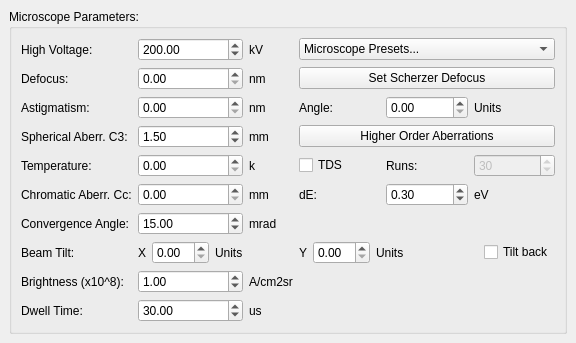
<?xml version="1.0" encoding="UTF-8"?>
<ui version="4.0">
 <class>DockWidget</class>
 <widget class="QDockWidget" name="DockWidget">
  <property name="geometry">
   <rect>
    <x>0</x>
    <y>0</y>
    <width>509</width>
    <height>343</height>
   </rect>
  </property>
  <property name="features">
   <set>QDockWidget::DockWidgetClosable|QDockWidget::DockWidgetMovable</set>
  </property>
  <property name="windowTitle">
   <string>Microscope</string>
  </property>
  <widget class="QWidget" name="dockWidgetContents">
   <layout class="QGridLayout" name="gridLayout">
    <item row="0" column="0">
     <widget class="QGroupBox" name="MicroscopeConfig">
      <property name="title">
       <string>Microscope Parameters:</string>
      </property>
      <property name="alignment">
       <set>Qt::AlignLeading|Qt::AlignLeft|Qt::AlignTop</set>
      </property>
      <layout class="QGridLayout" name="gridLayout_4">
       <item row="0" column="3">
        <widget class="QLabel" name="label_33">
         <property name="text">
          <string>High Voltage:</string>
         </property>
        </widget>
       </item>
       <item row="1" column="3">
        <widget class="QLabel" name="label_34">
         <property name="text">
          <string>Defocus:</string>
         </property>
        </widget>
       </item>
       <item row="2" column="3">
        <widget class="QLabel" name="label_35">
         <property name="text">
          <string>Astigmatism:</string>
         </property>
        </widget>
       </item>
       <item row="3" column="3">
        <widget class="QLabel" name="label_36">
         <property name="text">
          <string>Spherical Aberr. C3:</string>
         </property>
        </widget>
       </item>
       <item row="4" column="3">
        <widget class="QLabel" name="label_37">
         <property name="text">
          <string>Temperature:</string>
         </property>
        </widget>
       </item>
       <item row="5" column="3">
        <widget class="QLabel" name="label_38">
         <property name="text">
          <string>Chromatic Aberr. Cc:</string>
         </property>
        </widget>
       </item>
       <item row="6" column="3">
        <widget class="QLabel" name="label_39">
         <property name="text">
          <string>Convergence Angle:</string>
         </property>
        </widget>
       </item>
       <item row="8" column="3">
        <widget class="QLabel" name="label_40">
         <property name="text">
          <string>Beam Tilt:</string>
         </property>
        </widget>
       </item>
       <item row="0" column="5">
        <widget class="QLabel" name="label_41">
         <property name="text">
          <string>kV</string>
         </property>
        </widget>
       </item>
       <item row="1" column="5">
        <widget class="QLabel" name="label_42">
         <property name="text">
          <string>nm</string>
         </property>
        </widget>
       </item>
       <item row="2" column="5">
        <widget class="QLabel" name="label_43">
         <property name="text">
          <string>nm</string>
         </property>
        </widget>
       </item>
       <item row="3" column="5">
        <widget class="QLabel" name="label_44">
         <property name="text">
          <string>mm</string>
         </property>
        </widget>
       </item>
       <item row="4" column="5">
        <widget class="QLabel" name="label_45">
         <property name="text">
          <string>k</string>
         </property>
        </widget>
       </item>
       <item row="5" column="5">
        <widget class="QLabel" name="label_46">
         <property name="text">
          <string>mm</string>
         </property>
        </widget>
       </item>
       <item row="6" column="5">
        <widget class="QLabel" name="label_47">
         <property name="text">
          <string>mrad</string>
         </property>
        </widget>
       </item>
       <item row="9" column="5">
        <widget class="QLabel" name="label_48">
         <property name="text">
          <string>A/cm2sr</string>
         </property>
        </widget>
       </item>
       <item row="9" column="3">
        <widget class="QLabel" name="label_49">
         <property name="text">
          <string>Brightness (x10^8):</string>
         </property>
        </widget>
       </item>
       <item row="10" column="3">
        <widget class="QLabel" name="label_50">
         <property name="text">
          <string>Dwell Time:</string>
         </property>
        </widget>
       </item>
       <item row="10" column="5">
        <widget class="QLabel" name="label_51">
         <property name="text">
          <string>us</string>
         </property>
        </widget>
       </item>
       <item row="1" column="7">
        <widget class="QPushButton" name="pushButton_5">
         <property name="text">
          <string>Set Scherzer Defocus</string>
         </property>
        </widget>
       </item>
       <item row="3" column="4">
        <widget class="QDoubleSpinBox" name="Cs">
         <property name="maximum">
          <double>200000.000000000000000</double>
         </property>
         <property name="value">
          <double>1.500000000000000</double>
         </property>
        </widget>
       </item>
       <item row="2" column="7">
        <layout class="QHBoxLayout" name="horizontalLayout_23">
         <item>
          <widget class="QLabel" name="label_52">
           <property name="text">
            <string>Angle:</string>
           </property>
          </widget>
         </item>
         <item>
          <widget class="QDoubleSpinBox" name="AstigmatismAngle"/>
         </item>
         <item>
          <widget class="QLabel" name="label_53">
           <property name="text">
            <string>Units</string>
           </property>
          </widget>
         </item>
        </layout>
       </item>
       <item row="3" column="7">
        <widget class="QPushButton" name="pushButton_6">
         <property name="text">
          <string>Higher Order Aberrations</string>
         </property>
        </widget>
       </item>
       <item row="4" column="7">
        <layout class="QHBoxLayout" name="horizontalLayout_24">
         <item>
          <widget class="QCheckBox" name="TDSCheck">
           <property name="text">
            <string>TDS</string>
           </property>
           <property name="checked">
            <bool>false</bool>
           </property>
          </widget>
         </item>
         <item>
          <widget class="QLabel" name="label_54">
           <property name="text">
            <string>Runs:</string>
           </property>
          </widget>
         </item>
         <item>
          <widget class="QSpinBox" name="TDSRuns">
           <property name="enabled">
            <bool>false</bool>
           </property>
           <property name="maximum">
            <number>30000</number>
           </property>
           <property name="value">
            <number>30</number>
           </property>
          </widget>
         </item>
        </layout>
       </item>
       <item row="5" column="7">
        <layout class="QHBoxLayout" name="horizontalLayout_25">
         <item>
          <widget class="QLabel" name="label_55">
           <property name="text">
            <string>dE:</string>
           </property>
          </widget>
         </item>
         <item>
          <widget class="QDoubleSpinBox" name="EnergySpread">
           <property name="value">
            <double>0.300000000000000</double>
           </property>
          </widget>
         </item>
         <item>
          <widget class="QLabel" name="label_56">
           <property name="text">
            <string>eV</string>
           </property>
          </widget>
         </item>
        </layout>
       </item>
       <item row="8" column="4">
        <layout class="QHBoxLayout" name="horizontalLayout_26">
         <item>
          <widget class="QLabel" name="label_57">
           <property name="text">
            <string>X</string>
           </property>
          </widget>
         </item>
         <item>
          <widget class="QDoubleSpinBox" name="BeamTiltX"/>
         </item>
         <item>
          <widget class="QLabel" name="label_58">
           <property name="text">
            <string>Units</string>
           </property>
          </widget>
         </item>
        </layout>
       </item>
       <item row="8" column="7">
        <layout class="QHBoxLayout" name="horizontalLayout_27">
         <item>
          <widget class="QLabel" name="label_59">
           <property name="text">
            <string>Y</string>
           </property>
          </widget>
         </item>
         <item>
          <widget class="QDoubleSpinBox" name="BeamTiltY"/>
         </item>
         <item>
          <widget class="QLabel" name="label_60">
           <property name="text">
            <string>Units</string>
           </property>
          </widget>
         </item>
         <item>
          <spacer name="horizontalSpacer_13">
           <property name="orientation">
            <enum>Qt::Horizontal</enum>
           </property>
           <property name="sizeHint" stdset="0">
            <size>
             <width>40</width>
             <height>20</height>
            </size>
           </property>
          </spacer>
         </item>
         <item>
          <widget class="QCheckBox" name="checkBox_2">
           <property name="text">
            <string>Tilt back</string>
           </property>
          </widget>
         </item>
        </layout>
       </item>
       <item row="0" column="7">
        <widget class="QComboBox" name="comboBox_2">
         <item>
          <property name="text">
           <string>Microscope Presets...</string>
          </property>
         </item>
         <item>
          <property name="text">
           <string>NION UltraSTEM 100 @100kV</string>
          </property>
         </item>
         <item>
          <property name="text">
           <string>JEOL 2100 @200kV, Cs (probe) corrector</string>
          </property>
         </item>
         <item>
          <property name="text">
           <string>FEI Titan @300kV, Cs (probe) corrector</string>
          </property>
         </item>
         <item>
          <property name="text">
           <string>Save current settings as preset...</string>
          </property>
         </item>
        </widget>
       </item>
       <item row="9" column="4">
        <widget class="QDoubleSpinBox" name="Brightness">
         <property name="maximum">
          <double>1000000.000000000000000</double>
         </property>
         <property name="value">
          <double>1.000000000000000</double>
         </property>
        </widget>
       </item>
       <item row="10" column="4">
        <widget class="QDoubleSpinBox" name="DwellTime">
         <property name="maximum">
          <double>100000.000000000000000</double>
         </property>
         <property name="value">
          <double>30.000000000000000</double>
         </property>
        </widget>
       </item>
       <item row="4" column="4">
        <widget class="QDoubleSpinBox" name="Temperature"/>
       </item>
       <item row="5" column="4">
        <widget class="QDoubleSpinBox" name="Cc"/>
       </item>
       <item row="1" column="4">
        <widget class="QDoubleSpinBox" name="Defocus"/>
       </item>
       <item row="0" column="4">
        <widget class="QDoubleSpinBox" name="Voltage">
         <property name="maximum">
          <double>200000.000000000000000</double>
         </property>
         <property name="value">
          <double>200.000000000000000</double>
         </property>
        </widget>
       </item>
       <item row="2" column="4">
        <widget class="QDoubleSpinBox" name="Astigmatism"/>
       </item>
       <item row="6" column="4">
        <widget class="QDoubleSpinBox" name="ConvergenceAngle">
         <property name="maximum">
          <double>300.000000000000000</double>
         </property>
         <property name="value">
          <double>15.000000000000000</double>
         </property>
        </widget>
       </item>
      </layout>
     </widget>
    </item>
   </layout>
  </widget>
 </widget>
 <resources/>
 <connections/>
</ui>
